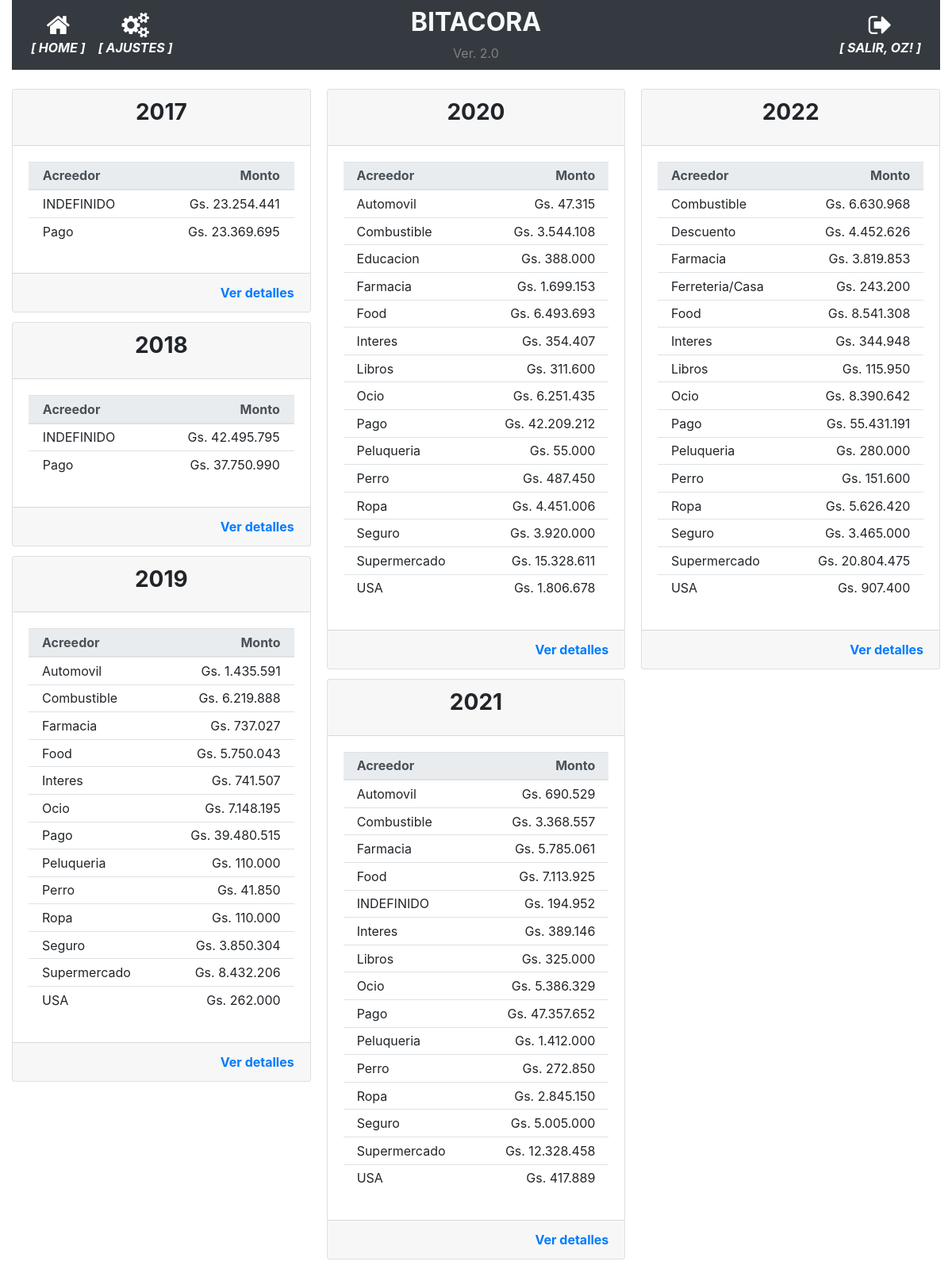
/historial_operacion (signed in), run on the app's committed database.
### app/models.py (models this page shows, shortened)
class User(UserMixin, db.Model):
    id = db.Column(db.Integer, primary_key=True)
    username = db.Column(db.String(64), index=True, unique=True)
    email = db.Column(db.String(120), index=True, unique=True)
    password_hash = db.Column(db.String(128))
    perfil = db.Column(db.String(128))

class TiposMovimiento(db.Model):
    __tablename__='tipos_movimiento'
    id = db.Column(db.Integer, primary_key=True)
    tipo = db.Column(db.String(100), nullable=False)

### app/routes.py (the view)
@app.route('/historial_operacion', methods=['GET', 'POST'])
@login_required
def historial_operacion():
    operaciones = db.session.query(func.strftime("%Y", Movimientos.fecha_operacion).label('fecha'), TiposMovimiento.tipo.label('acreedor'), func.sum(Movimientos.monto_operacion).label('total')).join(TiposMovimiento).group_by(func.strftime("%Y", Movimientos.fecha_operacion), TiposMovimiento.tipo).all()
    return render_template('historial_operaciones.html', gastos=operaciones)#, anno=anno, movimientos_anno=movimientos_anno, movimientos_anno_especifico=movimientos_anno_especifico, movimientos_mes_especifico=movimientos_mes_especifico, movimientos_mes_detalle=movimientos_mes_detalle)

### app/models.py (called while the page is built)
@login.user_loader
def load_user(id):
    return User.query.get(int(id))

### app/templates/historial_operaciones.html
{% extends "base.html" %}
{% block main %}
<div class="card-columns">
    {% for fecha, detalle_gasto in gastos | groupby('fecha') %}
    <div class="card card-responsive">
        <div class="card-header">
            <h3 class="card-title text-center"><strong>{{ fecha }}</strong></h3>
        </div>
        <div class="card-body">
            <table class="table table-sm">
                <thead class="thead-light">
                    <th></th>
                    <th>Acreedor</th>
                    <th class="card-text text-right">Monto</th>
                    <th></th>
                </thead>
                <tbody>
                    {% for gasto in detalle_gasto %}
                    <tr>
                        <td></td>
                        <td>{{gasto.acreedor}}</td>
                        <td class="card-text text-right">{{ "Gs. {:,.0f}".format(gasto.total).replace(",", ".") }}</td>
                        <td></td>
                    </tr>
                    {% endfor %}
                </tbody>
            </table>
        </div>
        <div class="card-footer text-muted text-right">
            <a href="{{ url_for('movimientos_mes', mes=fecha) }}" class="card-link"><strong>Ver detalles</strong></a>
        </div>
    </div>
    {% endfor %}
</div>
{% endblock %}

### app/templates/base.html (shortened to what this page needs)
<!doctype html>
<html lang="en">
  <head>
    <link rel="stylesheet" href="https://stackpath.bootstrapcdn.com/bootstrap/4.5.0/css/bootstrap.min.css">
    <link rel="stylesheet" href="https://maxcdn.bootstrapcdn.com/font-awesome/4.4.0/css/font-awesome.min.css">
  </head>
  <body>
    <div class="container-fluid">
      <nav class="navbar navbar-expand-md navbar-dark bg-dark">
        <div class="navbar-collapse collapse w-100 order-1 order-md-0 dual-collapse2">
            <ul class="navbar-nav mr-auto text-center">
              <li class="nav-item active">
                <a href="{{ url_for('index') }}" class="nav-link d-flex flex-column">
                <i class="fa fa-home fa-2x"></i>
                <span class="d-none d-sm-inline"><i><strong>[ HOME ]</strong></i></span></a>
              </li>
              <li class="nav-item active">
                <a href="{{ url_for('parametrico') }}" class="nav-link d-flex flex-column">
                <i class="fa fa-cogs fa-2x"></i>
                <span class="d-none d-sm-inline"><i><strong>[ AJUSTES ]</strong></i></span></a>
              </li>
            </ul>
        </div>
        <div class="mx-auto order-0 text-center">
            <h2 class="mx-auto text-light"><strong>BITACORA</strong></h2>
            <span style="color: grey">Ver. 2.0</span>
        </div>
        <div class="navbar-collapse collapse w-100 order-3 dual-collapse2">
            <ul class="navbar-nav ml-auto text-center">
              <li class="nav-item active">
                {% if current_user.is_anonymous %}
                  <a href="{{ url_for('logout') }}" class="nav-link d-flex flex-column">
                  <i class="fa fa-sign-in fa-2x"></i>
                  <span class="d-none d-sm-inline"><i><strong>[ ACCEDER ]</strong></i></span></a>
                {% else %}
                  <a href="{{ url_for('logout') }}" class="nav-link d-flex flex-column">
                  <i class="fa fa-sign-out fa-2x"></i>
                  <span class="d-none d-sm-inline"><i><strong>[ SALIR, {{ current_user.username | upper }}! ]</strong></i></span></a>
                {% endif %}
              </li>
            </ul>
        </div>
    </nav>
    <br>
      <div>
        {% block main %}{% endblock %}
      </div>
    </div>
  </body>
</html>

### data on the page
User: username "OZ"
TiposMovimiento: acreedor "INDEFINIDO", total "Gs. 23.254.441", total "Gs. 42.495.795", total "Gs. 194.952"
TiposMovimiento: acreedor "Pago", total "Gs. 23.369.695", total "Gs. 37.750.990", total "Gs. 39.480.515", total "Gs. 42.209.212", total "Gs. 47.357.652", total "Gs. 55.431.191"
TiposMovimiento: acreedor "Automovil", total "Gs. 1.435.591", total "Gs. 47.315", total "Gs. 690.529"
TiposMovimiento: acreedor "Combustible", total "Gs. 6.219.888", total "Gs. 3.544.108", total "Gs. 3.368.557", total "Gs. 6.630.968"
TiposMovimiento: acreedor "Farmacia", total "Gs. 737.027", total "Gs. 1.699.153", total "Gs. 5.785.061", total "Gs. 3.819.853"
TiposMovimiento: acreedor "Food", total "Gs. 5.750.043", total "Gs. 6.493.693", total "Gs. 7.113.925", total "Gs. 8.541.308"
TiposMovimiento: acreedor "Interes", total "Gs. 741.507", total "Gs. 354.407", total "Gs. 389.146", total "Gs. 344.948"
TiposMovimiento: acreedor "Ocio", total "Gs. 7.148.195", total "Gs. 6.251.435", total "Gs. 5.386.329", total "Gs. 8.390.642"
TiposMovimiento: acreedor "Peluqueria", total "Gs. 110.000", total "Gs. 55.000", total "Gs. 1.412.000", total "Gs. 280.000"
TiposMovimiento: acreedor "Perro", total "Gs. 41.850", total "Gs. 487.450", total "Gs. 272.850", total "Gs. 151.600"
TiposMovimiento: acreedor "Ropa", total "Gs. 110.000", total "Gs. 4.451.006", total "Gs. 2.845.150", total "Gs. 5.626.420"
TiposMovimiento: acreedor "Seguro", total "Gs. 3.850.304", total "Gs. 3.920.000", total "Gs. 5.005.000", total "Gs. 3.465.000"
TiposMovimiento: acreedor "Supermercado", total "Gs. 8.432.206", total "Gs. 15.328.611", total "Gs. 12.328.458", total "Gs. 20.804.475"
TiposMovimiento: acreedor "USA", total "Gs. 262.000", total "Gs. 1.806.678", total "Gs. 417.889", total "Gs. 907.400"
TiposMovimiento: acreedor "Educacion", total "Gs. 388.000"
TiposMovimiento: acreedor "Libros", total "Gs. 311.600", total "Gs. 325.000", total "Gs. 115.950"
TiposMovimiento: acreedor "Descuento", total "Gs. 4.452.626"
TiposMovimiento: acreedor "Ferreteria/Casa", total "Gs. 243.200"

### other printed values
{{ fecha }} "2017" "2018" "2019" "2020" "2021" "2022"
